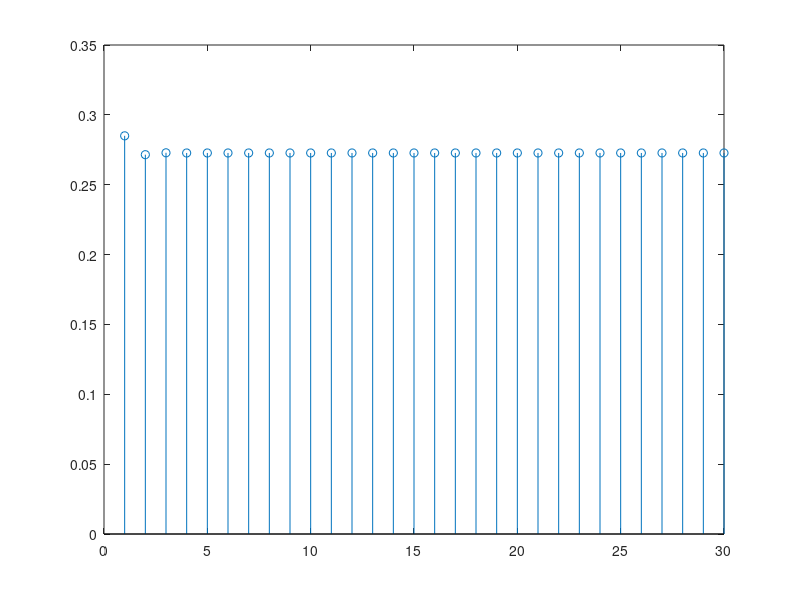

MATLAB code to generate this figure:
%a)
X0 = [1 ; 0];
P = [0.7 0.8;0.3 0.2];

prob = P^2*X0;
prob_a = prob(1,1);

%b)
X0 = [0 ; 1];
prob = P^2 * X0;
prob_b = prob(2,1);

%c)
X0 = [1 ; 0];
prob = P^30 * X0;
prob_c = prob(1,1);

%d)
X0 = [0.85 ; 0.15];
v = [];
i = 30;
for f = 1  : i 
    a = P^f * X0;
    v(f) = a(2,1);
end 

stem(1:30, v);

